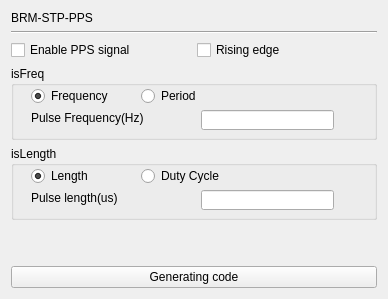
      <widget class="QWidget" name="page_25">
       <layout class="QGridLayout" name="gridLayout_14">
        <item row="6" column="0" colspan="2">
         <widget class="QPushButton" name="pushButton_GC25">
          <property name="layoutDirection">
           <enum>Qt::LeftToRight</enum>
          </property>
          <property name="text">
           <string>Generating code</string>
          </property>
         </widget>
        </item>
        <item row="0" column="0">
         <widget class="QLabel" name="label_3">
          <property name="text">
           <string>BRM-STP-PPS</string>
          </property>
         </widget>
        </item>
        <item row="2" column="0">
         <widget class="QCheckBox" name="checkBox_EnableTimePulse">
          <property name="text">
           <string>Enable PPS signal</string>
          </property>
         </widget>
        </item>
        <item row="4" column="0" colspan="2">
         <widget class="QGroupBox" name="groupBox_6">
          <property name="minimumSize">
           <size>
            <width>366</width>
            <height>74</height>
           </size>
          </property>
          <property name="title">
           <string>isLength</string>
          </property>
          <widget class="QRadioButton" name="radioButton_isLength">
           <property name="geometry">
            <rect>
             <x>20</x>
             <y>22</y>
             <width>59</width>
             <height>16</height>
            </rect>
           </property>
           <property name="text">
            <string>Length</string>
           </property>
           <property name="checked">
            <bool>true</bool>
           </property>
          </widget>
          <widget class="QRadioButton" name="radioButton_8">
           <property name="geometry">
            <rect>
             <x>130</x>
             <y>22</y>
             <width>83</width>
             <height>16</height>
            </rect>
           </property>
           <property name="text">
            <string>Duty Cycle</string>
           </property>
          </widget>
          <widget class="QLineEdit" name="lineEdit_pulseLenRatio">
           <property name="geometry">
            <rect>
             <x>190</x>
             <y>44</y>
             <width>133</width>
             <height>20</height>
            </rect>
           </property>
           <property name="readOnly">
            <bool>false</bool>
           </property>
          </widget>
          <widget class="QLabel" name="label_pulseLenRatio">
           <property name="geometry">
            <rect>
             <x>20</x>
             <y>44</y>
             <width>141</width>
             <height>16</height>
            </rect>
           </property>
           <property name="text">
            <string>Pulse length(us)</string>
           </property>
          </widget>
         </widget>
        </item>
        <item row="1" column="0" colspan="2">
         <widget class="Line" name="line">
          <property name="orientation">
           <enum>Qt::Horizontal</enum>
          </property>
         </widget>
        </item>
        <item row="3" column="0" colspan="2">
         <widget class="QGroupBox" name="groupBox_5">
          <property name="minimumSize">
           <size>
            <width>366</width>
            <height>74</height>
           </size>
          </property>
          <property name="title">
           <string>isFreq</string>
          </property>
          <widget class="QRadioButton" name="radioButton_isFreq">
           <property name="geometry">
            <rect>
             <x>20</x>
             <y>22</y>
             <width>77</width>
             <height>16</height>
            </rect>
           </property>
           <property name="text">
            <string>Frequency</string>
           </property>
           <property name="checked">
            <bool>true</bool>
           </property>
          </widget>
          <widget class="QRadioButton" name="radioButton_6">
           <property name="geometry">
            <rect>
             <x>130</x>
             <y>22</y>
             <width>59</width>
             <height>16</height>
            </rect>
           </property>
           <property name="text">
            <string>Period</string>
           </property>
          </widget>
          <widget class="QLineEdit" name="lineEdit_freqPeriod">
           <property name="geometry">
            <rect>
             <x>190</x>
             <y>44</y>
             <width>133</width>
             <height>20</height>
            </rect>
           </property>
           <property name="readOnly">
            <bool>false</bool>
           </property>
          </widget>
          <widget class="QLabel" name="label_freqPeriod">
           <property name="geometry">
            <rect>
             <x>20</x>
             <y>44</y>
             <width>131</width>
             <height>16</height>
            </rect>
           </property>
           <property name="text">
            <string>Pulse Frequency(Hz)</string>
           </property>
          </widget>
         </widget>
        </item>
        <item row="2" column="1">
         <widget class="QCheckBox" name="checkBox_RisingDege">
          <property name="text">
           <string>Rising edge</string>
          </property>
         </widget>
        </item>
        <item row="5" column="0">
         <spacer name="verticalSpacer_12">
          <property name="orientation">
           <enum>Qt::Vertical</enum>
          </property>
          <property name="sizeHint" stdset="0">
           <size>
            <width>20</width>
            <height>40</height>
           </size>
          </property>
         </spacer>
        </item>
       </layout>
      </widget>
